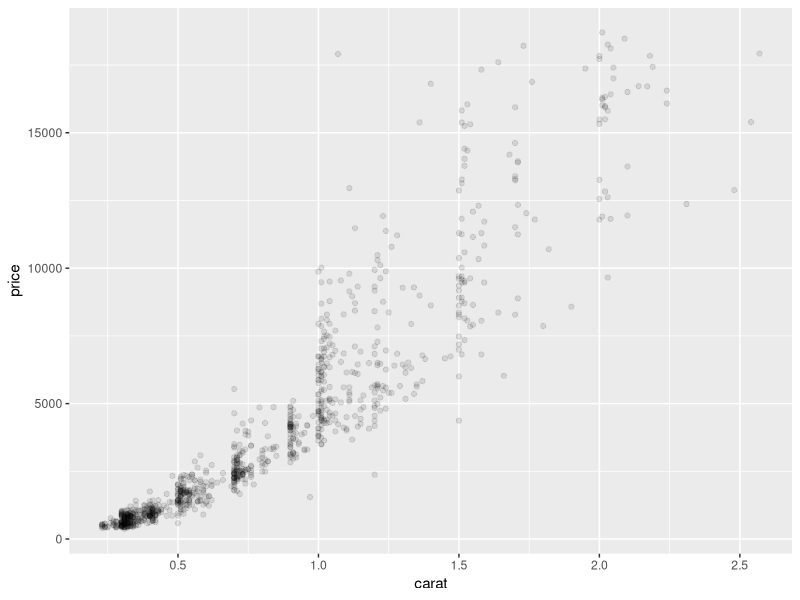
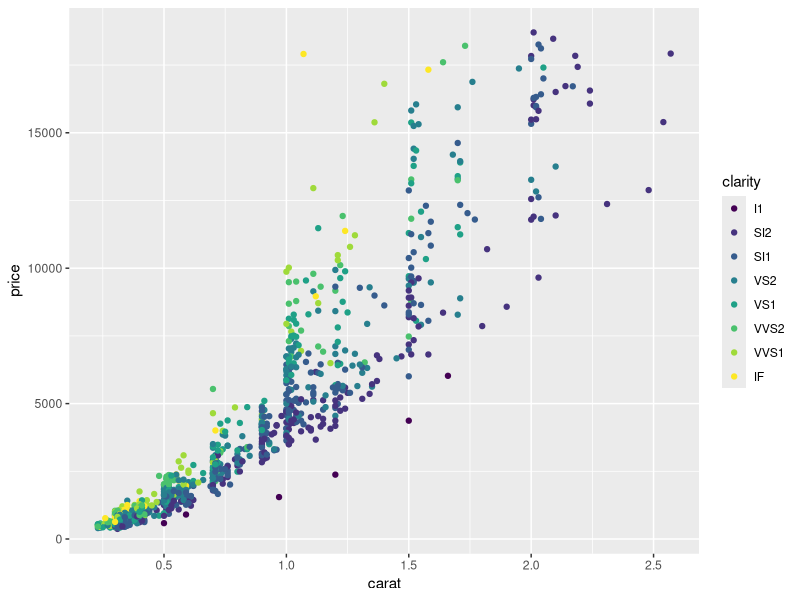
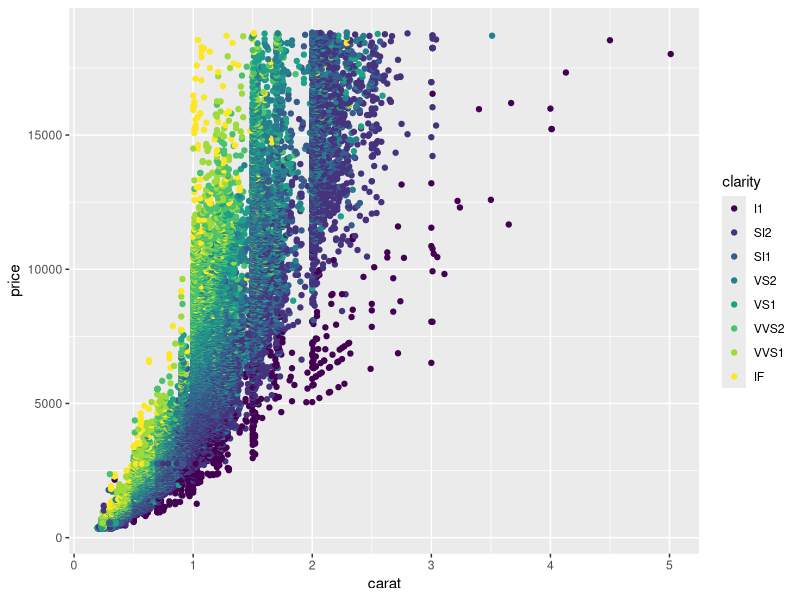
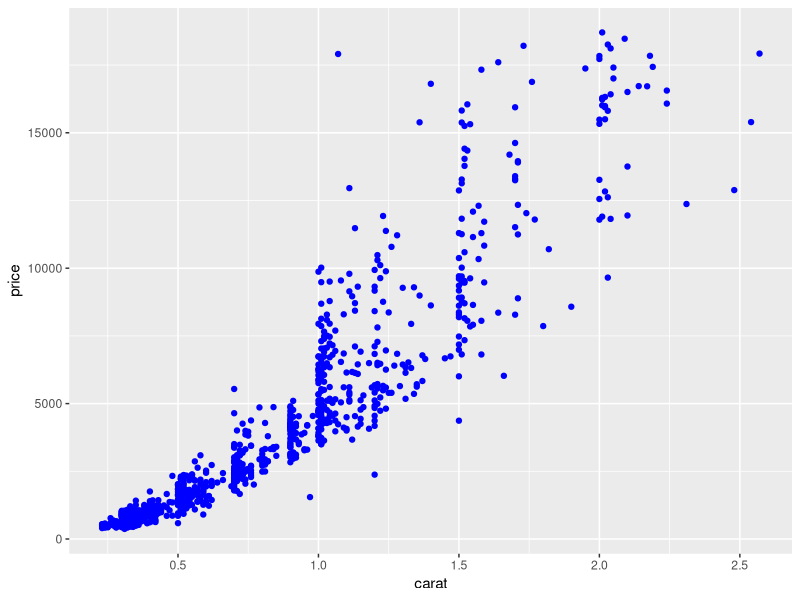
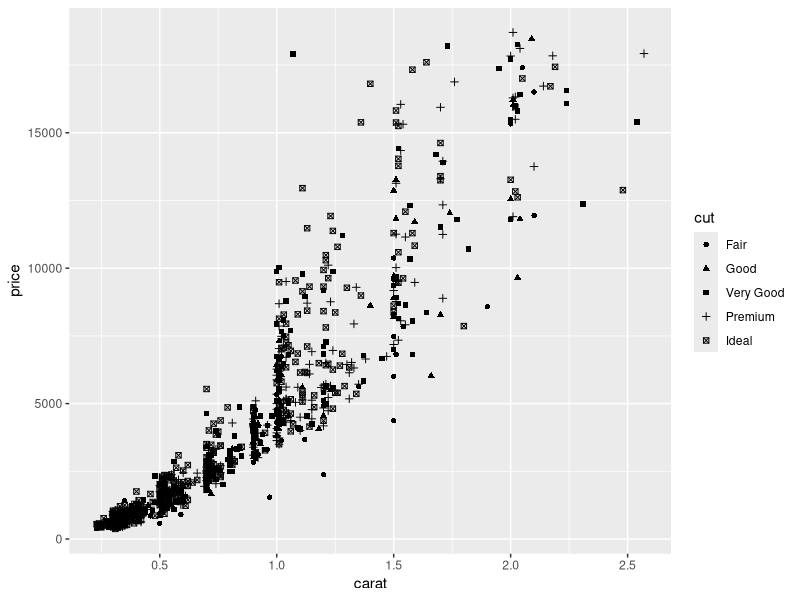
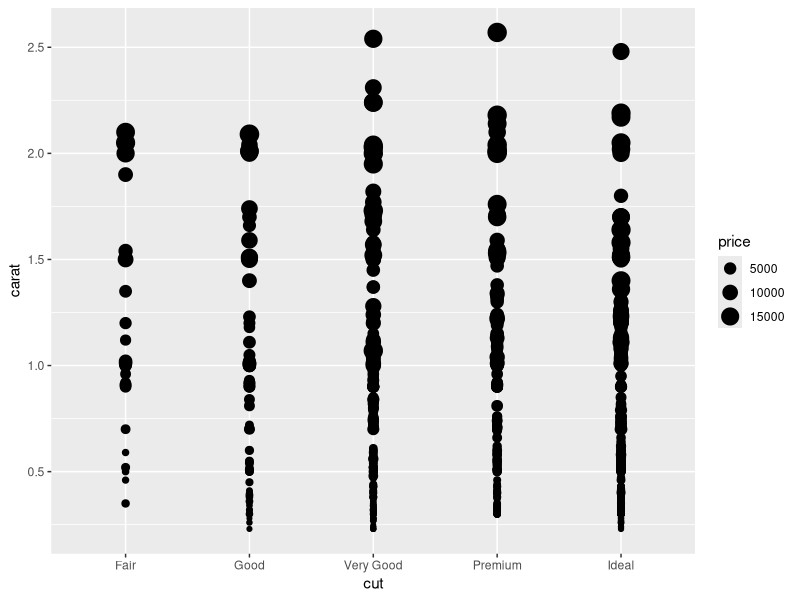
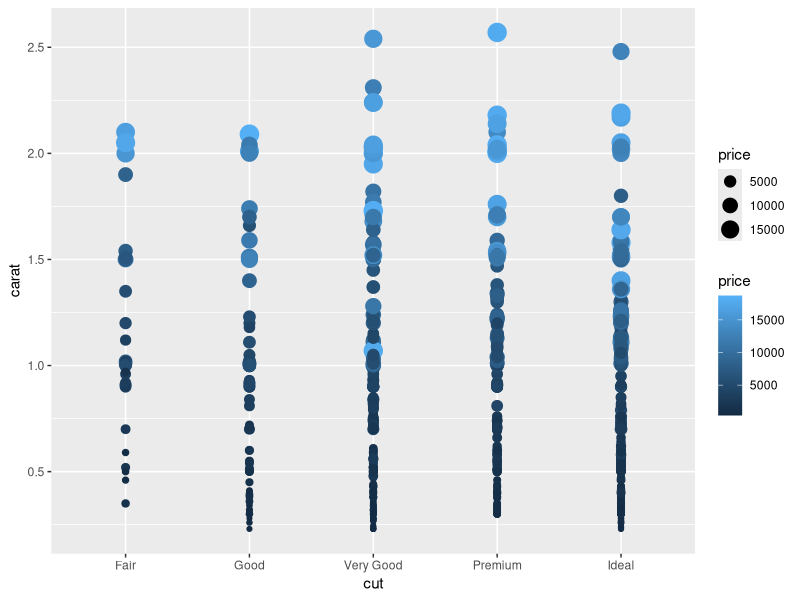
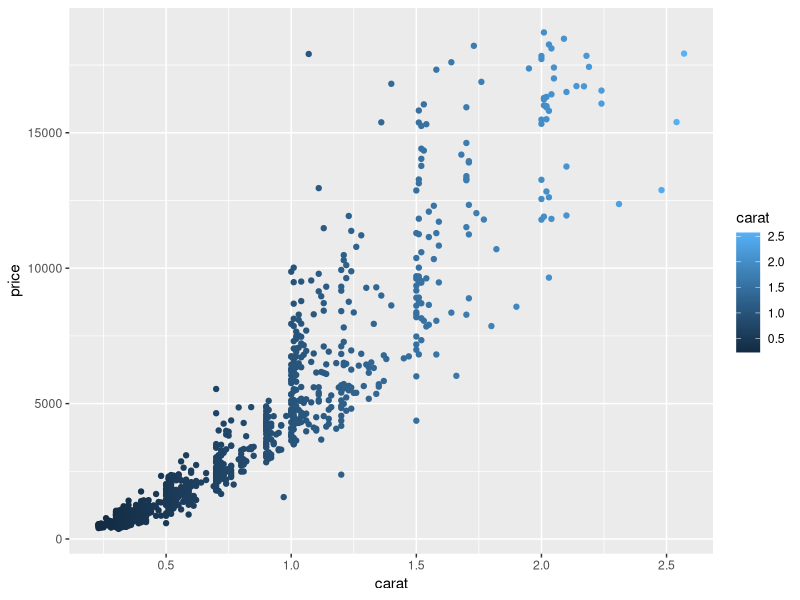

Source code (R) for these figures, in order:
# Exercise 1: ggplot2 basics

# Install and load `ggplot2`
# You will also want to load `dplyr`
library(ggplot2)
library(dplyr)

# For this exercise you'll be working with the `diamonds` data set included in the ggplot2 library
# Use `?diamonds` to get more information about this data set (including the column descriptions
# Also check the _column names_ and the _number of rows_ in the data set
?diamonds

# This data set has a lot of rows. To make things a bit more readable,
# use dplyr's `sample_n()` function to get a random 1000 rows from the data set
# Store this sample in a variable `diamonds.sample`
diamonds.sample <- sample_n(diamonds, 1000)

# Start by making a new `ggplot` with the `diamonds.sample` as the data (no geometry yet)
# What do you see?
plot <- ggplot(data = diamonds.sample)

# Draw a scatter plot (with point geometry) with for the `diamonds.sample` set,
# with the `carat` mapped to the x-position and `price` mapped to the y-position.
plot +
  geom_point(mapping = aes(x = carat, y = price), alpha = .1)

# Draw the same plot as above, but color each of the points based on their clarity.
plot +
  geom_point(mapping = aes(x = carat, y = price, colour = clarity))

# Draw the same plot as above, but for the entire `diamonds` data set. Note this may take
# a few seconds to generate.
ggplot(data = diamonds) +
  geom_point(mapping = aes(x = carat, y = price, color = clarity))

# Draw another scatter plot for `diamonds.sample` of price (y) by carat (x),
# but with all of the dots colored "blue".
# Hint: you'll need to set the color channel, not map a value to it!
plot +
  geom_point(mapping = aes(x = carat, y = price), color = "blue")


# Draw a scatter plot for `diamonds.sample` of `price` by `carat`, where each
# point has an aesthetic _shape_ based on the diamond's `cut`.
plot +
  geom_point(mapping = aes(x = carat, y = price, shape = cut))

# Draw a scatter plot for `diamonds.sample` of *`cut`* by `carat`, where each
# point has an aesthetic _size_ based on the diamond's *`price`*
plot +
  geom_point(mapping = aes(x = cut, y = carat, size = price))

# Try coloring the above plot based on the diamond's price!
plot +
  geom_point(mapping = aes(x = cut, y = carat, size = price, color = price))

# Draw a line plot (with line geometry) for `diamonds.sample`. The x-position should be mapped to
# carat, y-position to price, and color to carat.
plot +
  geom_point(mapping = aes(x = carat, y = price, color = carat))

# That's kind of messy. Try using `smooth` geometry instead.
plot +
  geom_smooth(mapping = aes(x = carat, y = price, color = carat))

# Draw a plot with bar geometry (a bar chart), mapping the diamond's `cut` to the x-axis
plot + 
  geom_bar(mapping = aes(x = cut))

# Add an aesthetic property that will _fill_ each bar geometry based on the `clarity` of the diamonds
# What kind of chart do you get?
plot + 
  geom_bar(mapping = aes(x = cut, fill = clarity))

# Draw a histogram of diamond prices.
# Try mapping each bar based on clarity as well!


# (For a more traditional "bell-curve", make a histogram of diamond `depths`)

# Draw a plot of the `diamonds.sample` data (price by carat), with both points for each
# diamond AND smoothed lines for each cut (hint: in a separate color)
# Making the points have some `alpha` transparency will make the plot look nicer

# multiple geoms (point & smooth)


## Bonus
# Draw a bar chart of average diamond prices by clarity, and include "error bars" marking
# the standard error of each measurement.
#
# You can calculate standard error as the _standard deviation_ divided by the square root
# of the number of measurements (prices)

# Start by creating a data frame `diamond.summary` that includes summarized data for each clarity group.
# Your summary data shuld include the mean price and the standard error of the price.


# Then draw the plot. The error bars should stretch from the mean-error to the mean+error.
